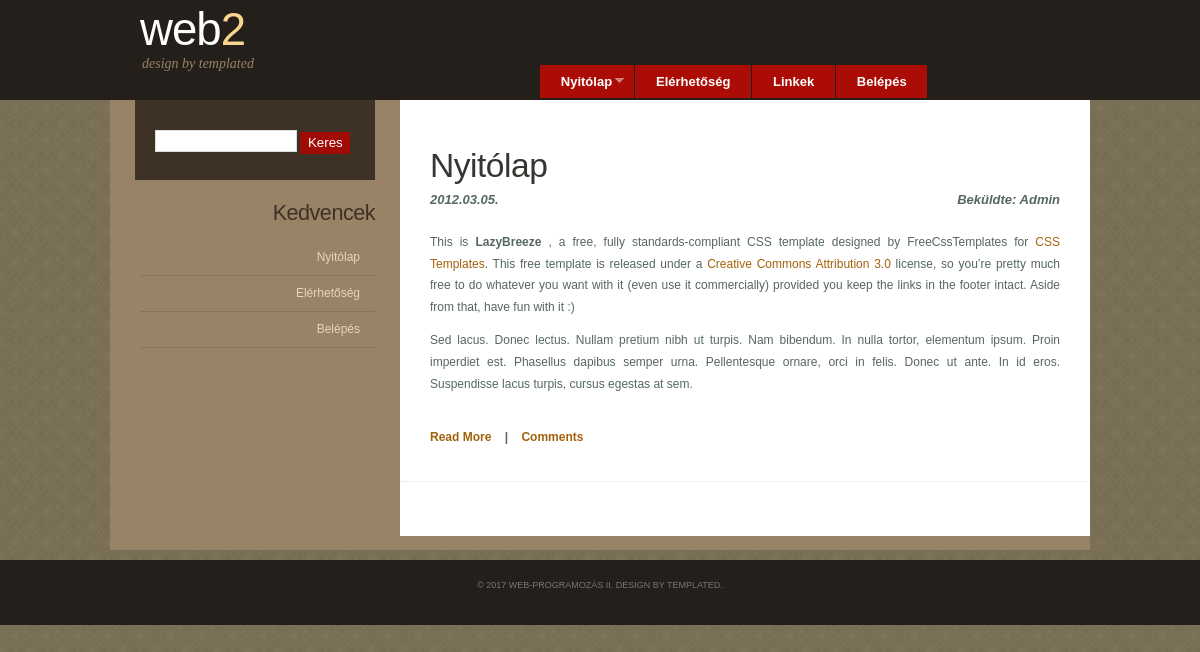
Before: / with the older database file.
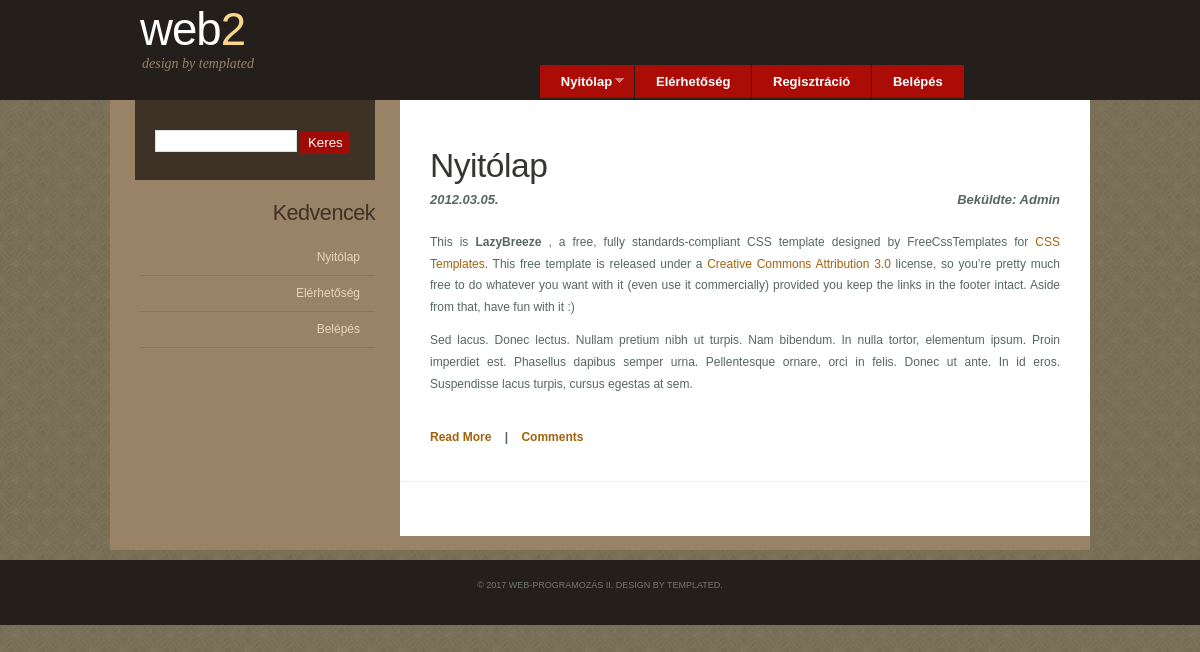
After: the same page with the newer database file.
### tables this page shows
CREATE TABLE `motor_oldalak` (
  `mo_id` int(11) NOT NULL,
  `mo_alias` varchar(255) NOT NULL,
  `mo_cim` varchar(50) NOT NULL,
  `mo_sorrend` int(11) NOT NULL,
  `mo_felettes` int(11) NOT NULL,
  `mo_aktiv` int(11) NOT NULL,
  `mo_pubdate` varchar(30) NOT NULL,
  `mo_unpubdate` varchar(30) NOT NULL,
  `mo_fk_blokkid` int(11) NOT NULL,
  `mo_bsorrend` int(11) NOT NULL,
  `mo_jogok` varchar(5) NOT NULL,
  `mo_hozzaszolas` tinyint(4) NOT NULL
);

CREATE TABLE `motor_blokkok` (
  `mb_id` int(11) NOT NULL,
  `mb_sorrend` int(11) NOT NULL,
  `mb_cim` varchar(200) NOT NULL,
  `mb_jogok` varchar(5) NOT NULL
);

### index.php (called while the page is built, shortened)
<?php
  $user     = new User();
  $jogmaszk = $user->GetJogmaszk();
  $page     = new Page($jogmaszk);
  include("page.tpl.php");
?>

### includes/user.class.php (called while the page is built, shortened)
<?php
  class User {
    private $jogmaszk;
    public function __construct() {
      $this->jogmaszk = "1__";
    }
    public function GetJogmaszk() {
      return $this->jogmaszk;
    }
  }
?>

### includes/page.class.php (the view, shortened to what this page needs)
<?php
  class Page{
    private $pagejogok;
    public function __construct($jogok) {
	  global $conn;
      $this->pagejogok = $jogok;
      $q = isset($_GET['q']) ? $_GET['q'] : "nyitolap";
      $menudarabok = explode("/", $q);
      $felettes = 0; $hiba = false;
      $akt_datum = date('Y-m-d H:i:s');
      foreach ($menudarabok as $darab) {
        $sql = "
				  select *
					from ".MOTOR_OLDALAK."
					where mo_felettes=$felettes
						  and mo_alias='$darab'
						  and mo_aktiv=1
						  and mo_pubdate<'$akt_datum'
						  and mo_unpubdate>'$akt_datum'
						  and mo_jogok like '$jogok'";
        $oldalak = $conn->query($sql);
        if ($oldalak->rowCount() == 0) {
          $hiba = true;
        } else {
		  $oldal     = $oldalak->fetch(PDO::FETCH_ASSOC);
          $akt_oldal = $oldal["mo_id"];
          $akt_cim   = $oldal["mo_cim"];
          $felettes  = $akt_oldal;
        }
      }
    }
    private function MenuRekurziv($felettes, $elotag, $melyseg) {
	  global $conn;
      $akt_datum = date('Y-m-d H:i:s');
      $sql = "
			  select * from ".MOTOR_OLDALAK."
				where mo_cim<>''
					  and mo_felettes=$felettes
					  and mo_aktiv=1
					  and mo_pubdate<'$akt_datum'
					  and mo_unpubdate>'$akt_datum'
					  and mo_jogok like '".$this->pagejogok."'
				order by mo_sorrend;
			";
      $oldalak = $conn->query($sql);
      if ($oldalak->rowCount() != 0) {
        $ki = '<ul class="menu'.$melyseg;
        if ($melyseg == 1)
          $ki .= ' sf-menu';
        $ki .= '">';
        while ($oldal = $oldalak->fetch(PDO::FETCH_ASSOC)) {
          if ($melyseg == 1)
            $link = $oldal["mo_alias"];
          else
            $link = $elotag.'/'.$oldal["mo_alias"];
          $ki .= '<li class="menuitem"><a href="?q='.$link.'">'.$oldal["mo_cim"].'</a>';
          $ki .= $this->MenuRekurziv($oldal["mo_id"], $link, $melyseg + 1);
          $ki .= '</li>';
        }
        $ki .= '</ul>';
        return $ki;
      } else {
        return "";
      }
    }
    public function GetPageMenu() {
     return $this->MenuRekurziv(0, "", 1);
    }
    private function LinkKeszit($oldalID) {
			global $conn;
      $sql = "
			  select *
				from ".MOTOR_OLDALAK."
				where mo_id=$oldalID
			";
      $oldalak  = $conn->query($sql);
	  $oldal    = $oldalak->fetch(PDO::FETCH_ASSOC);
      $kiir     = $oldal["mo_alias"];
      $felettes = $oldal["mo_felettes"];
      $cim      = $oldal["mo_cim"];
      $hiba = false;
      if ($hiba) {
        return "";
      } else {
        $kiir = "<li><a href=\"?q=$kiir\">$cim</a></li>";
        return $kiir;
      }
    }
    public function GetSidebarMenu() {
			global $conn;
      $sql = "
			  select *
				from ".MOTOR_BLOKKOK."
				where mb_jogok like '".$this->pagejogok."'
				order by mb_sorrend;
			";
      $blokkok = $conn->query($sql);
      $kiir = "";
      $akt_datum = date('Y-m-d H:i:s');
      while ($blokk = $blokkok->fetch(PDO::FETCH_ASSOC)) {
        $mb_id = $blokk["mb_id"];
        $sql2 = "
				  select *
					from ".MOTOR_OLDALAK."
					where mo_fk_blokkid=$mb_id
						  and mo_aktiv=1
						  and mo_cim<>''
						  and mo_jogok like '".$this->pagejogok."'
						  and mo_pubdate<'$akt_datum'
						  and mo_unpubdate>'$akt_datum'
					order by mo_bsorrend;
				";
        $oldalak = $conn->query($sql2);
        if ($oldalak->rowCount() != 0) {
          $ki2 = "";
          while ($oldal = $oldalak->fetch(PDO::FETCH_ASSOC)) {
            $ki2 .= $this->LinkKeszit($oldal["mo_id"]);
          }
          if ($ki2 != "") {
            $ki2 = "<h2>".$blokk["mb_cim"]."</h2><ul>".$ki2."</ul>";
            $kiir .= "<li>".$ki2."</li>";
          }
        }
      }
      return $kiir;
    }
  }
?>

### page.tpl.php (shortened to what this page needs)
<!DOCTYPE html>
<html>
<head>
  <link rel="stylesheet" type="text/css" href="style/style.css" media="screen">
  <link rel="stylesheet" type="text/css" href="style/superfish.css" media="screen">
</head>
<body>
  <div id="wrapper">
    <div id="header-wrapper">
      <div id="header">
        <div id="logo">
          <h1><a href="."><span>web</span>2</a></h1>
          <p> design by <a href="http://templated.co/">templated</a></p>
        </div>
        <div id="menu">
          <?php
            echo $page->GetPageMenu();
          ?>
        </div>
      </div>
    </div>
    <div id="page">
      <div id="page-bgtop">
        <div id="page-bgbtm">
          <div id="content">
            <?php
              include("content/".$pid.".php");
            ?>
            <div style="clear: both;">&nbsp;</div>
          </div>
          <div id="sidebar">
            <ul>
              <li>
                <div id="search" >
                  <form method="get" action="#">
                    <div>
                      <input type="text" name="s" id="search-text" value="" />
                      <input type="submit" id="search-submit" value="Keres" />
                    </div>
                  </form>
                </div>
                <div style="clear: both;">&nbsp;</div>
              </li>
              <?php
                echo $page->GetSidebarMenu();
              ?>
            </ul>
          </div>
          <div style="clear: both;">&nbsp;</div>
        </div>
      </div>
    </div>
  </div>
  <div id="footer">
    <p>&copy; 2017 Web-programozás II. Design by <a href="http://templated.co/">templated</a>.</p>
  </div>
</body>
</html>

### content/1.php (shortened to what this page needs)
<div class="post">
  <h2 class="title"><a href=".">Nyitólap</a></h2>
  <p class="meta"><span class="date">2012.03.05.</span><span class="posted">Beküldte: Admin</span></p>
  <div style="clear: both;">&nbsp;</div>
  <div class="entry">
    <p>This is <strong>LazyBreeze  </strong>, a free, fully standards-compliant CSS template designed by FreeCssTemplates<a href="http://www.nodethirtythree.com/"></a> for <a href="http://www.freecsstemplates.org/"> CSS Templates</a>.  This free template is released under a <a href="http://creativecommons.org/licenses/by/3.0/">Creative Commons Attribution 3.0</a> license, so you’re pretty much free to do whatever you want with it (even use it commercially) provided you keep the links in the footer intact. Aside from that, have fun with it :)</p>
    <p>Sed lacus. Donec lectus. Nullam pretium nibh ut turpis. Nam bibendum. In nulla tortor, elementum ipsum. Proin imperdiet est. Phasellus dapibus semper urna. Pellentesque ornare, orci in felis. Donec ut ante. In id eros. Suspendisse lacus turpis, cursus egestas at sem.</p>
    <p class="links"><a href="#">Read More</a>&nbsp;&nbsp;&nbsp;&nbsp;|&nbsp;&nbsp;&nbsp;&nbsp;<a href="#" title="b0x w">Comments</a></p>
  </div>
</div>

### style/style.css (style rules this page uses)
body { margin: 0; padding: 0; background: #776D54 url(images/img01.jpg) repeat; font-family: Arial, Helvetica, sans-serif; font-size: 12px; color: #566761; }
h1, h2, h3 { margin: 0; padding: 0; font-weight: normal; color: #363531; }
h1 { font-size: 2em; }
h2 { font-size: 2.8em; }
p, ul, ol { margin-top: 0; line-height: 180%; }
a { text-decoration: none; color: #A3610A; }
#wrapper { margin: 0 auto; padding: 0; }
#header-wrapper { height: 100px; background: #241F1B; }
#header { width: 950px; margin: 0 auto; padding: 0px 0px 0px 30px; }
#logo { float: left; width: 350px; margin: 0; padding: 0; color: #000000; background: url(images/img02.jpg) no-repeat left 15px; }
#logo h1 { padding: 4px 0px 0px 0px; letter-spacing: -1px; text-transform: lowercase; font-size: 3.8em; color: #FF3000; }
#logo h1 a { color: #FAD68C; }
#logo h1 span { color: #FFFFFF; }
#logo p { margin: 0; padding: 0px 0 0 2px; font: normal 14px Georgia, "Times New Roman", Times, serif; font-style: italic; color: #988366; }
#logo a { border: none; background: none; text-decoration: none; color: #988366; }
#search { float: right; width: 240px; height: 60px; padding: 20px 0px 0px 0px; background: #3E3125; }
#search form { height: 41px; margin: 0; padding: 10px 0 0 20px; }
#search-text { width: 130px; padding: 6px 5px 2px 5px; border: 1px solid #DEDEDE; background: #FFFFFF; text-transform: lowercase; font: normal 11px Arial, Helvetica, sans-serif; color: #5D781D; }
#search-submit { width: 50px; height: 22px; border: none; background: #A10B06; color: #FFFFFF; }
#menu { float: right; width: 550px; height: 100px; margin: 0 auto; padding: 0; }
#menu ul { margin: 0; list-style: none; line-height: normal; }
#menu ul.menu1 { padding: 65px 0px 0px 0px; }
#menu li { float: left; }
#menu a { display: block; text-decoration: none; text-align: center; font-family: Arial, Helvetica, sans-serif; font-size: 13px; font-weight: bold; color: #FFFFFF; }
#page { width: 980px; margin: 0 auto; padding: 0px 0px 0px 0px; background: #988366; }
#page-bgtop { padding: 0px 0px 0px 0px; }
#content { float: right; width: 690px; padding: 40px 0px 0px 0px; background: #FFFFFF; }
.post { margin-bottom: 40px; border-bottom: 1px dotted #E7E2DC; }
.post .title { height: 41px; padding: 7px 0px 0px 30px; letter-spacing: -.5px; }
.post .title a { color: #363531; border: none; }
.post .meta { margin-bottom: 30px; padding: 0px 30px 0px 30px; text-align: left; font-family: Arial, Helvetica, sans-serif; font-size: 13px; font-weight: bold; font-style: italic; }
.post .meta .date { float: left; }
.post .meta .posted { float: right; }
.post .entry { padding: 0px 30px 20px 30px; padding-bottom: 20px; text-align: justify; }
.links { padding-top: 20px; font-size: 12px; font-weight: bold; }
#sidebar { float: left; width: 265px; margin: 0px; padding: 0px 20px 0px 0px; color: #E6D5B9; }
#sidebar ul { margin: 0; padding: 0; list-style: none; }
#sidebar li { margin: 0; padding: 0; }
#sidebar li ul { margin: 0px 0px; padding-bottom: 30px; }
#sidebar li li { line-height: 35px; border-bottom: 1px solid #85735B; margin: 0px 0px 0px 30px; border-left: none; text-align: right; }
#sidebar li li a { padding: 0px 15px 0px 0px; }
#sidebar h2 { height: 38px; padding-left: 30px; text-align: right; letter-spacing: -.5px; font-size: 1.8em; color: #3E3125; }
#sidebar a { border: none; color: #E6D5B9; }
#footer { height: 50px; margin: 10px auto 0 auto; padding: 0px 0 15px 0; background: #241F1B; font-family: Arial, Helvetica, sans-serif; }
#footer p { margin: 0; padding-top: 20px; line-height: normal; font-size: 9px; text-transform: uppercase; text-align: center; color: #767676; }
#footer a { color: #767676; }

### style/superfish.css (style rules this page uses)
.sf-menu, .sf-menu * { margin: 0; padding: 0; list-style: none; }
.sf-menu { line-height: 1.0; }
.sf-menu li { float: left; position: relative; }
.sf-menu a { display: block; position: relative; }
.sf-menu { float: left; margin-bottom: 0; }
.sf-menu a { border-right: 1px solid #241F1B; padding: 0.7em 1.6em; text-decoration:none; }
.sf-menu a, .sf-menu a:visited { color: #132d43; }
.sf-menu li { background: #AB0D06; }
.sf-menu a.sf-with-ul { padding-right: 1.7em; min-width: 1px; }

Changed rows visible on the page:
changed motor_oldalak: mo_cim "Linkek" → "Regisztráció"
